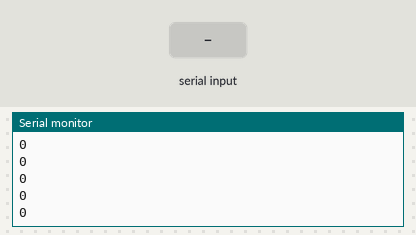
The sketch below on a simulated Arduino Uno, built with avr-gcc and run on an emulated ATmega328P. On the bench: the last lines printed to the serial monitor. The test bench sets the inputs (shaded band). No radio packets arrive unless stated.

Above: at 1.2 s.
1.3 s: "1" received over Serial
At 1.33 s:
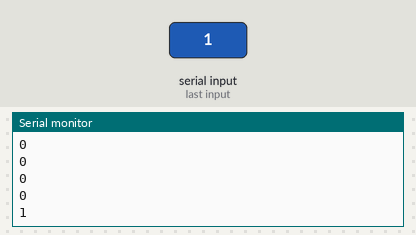
2.8 s: "2" received over Serial
At 2.83 s:
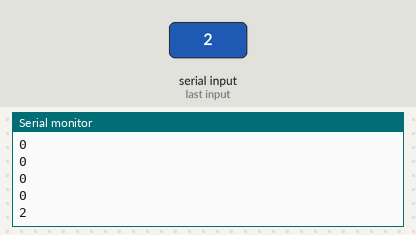
Timing chart, 0 to 5.8 s (numbered marks = the images above; inputs shaded):
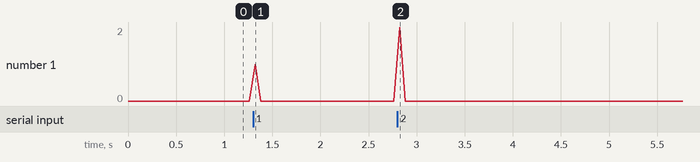

Measured:
- after the input at 1.3 s, the serial monitor: prints a new line at once (image 1)
- after the input at 2.8 s, the serial monitor: prints a new line at once (image 2)

The sketch:

RF_test.ino
```cpp
#include <VirtualWire.h>

const int led_pin = 11;
const int transmit_pin = 12;

void setup()
{
  vw_set_tx_pin(transmit_pin);
  vw_set_ptt_inverted(true); // Required for DR3100
  vw_setup(2000);   // Bits per sec
  Serial.begin(9600);
}

byte count = 1;

void loop()
{
  char temp = '0';
  if(Serial.available())
  temp = Serial.read();
  Serial.println(temp);
  char msg[1] = {};

  msg[0] = temp;

  msg[1] = count;
  vw_send((uint8_t *)msg, 1);
  vw_wait_tx(); // Wait until the whole message is gone
  count = count + 1;

}
```
